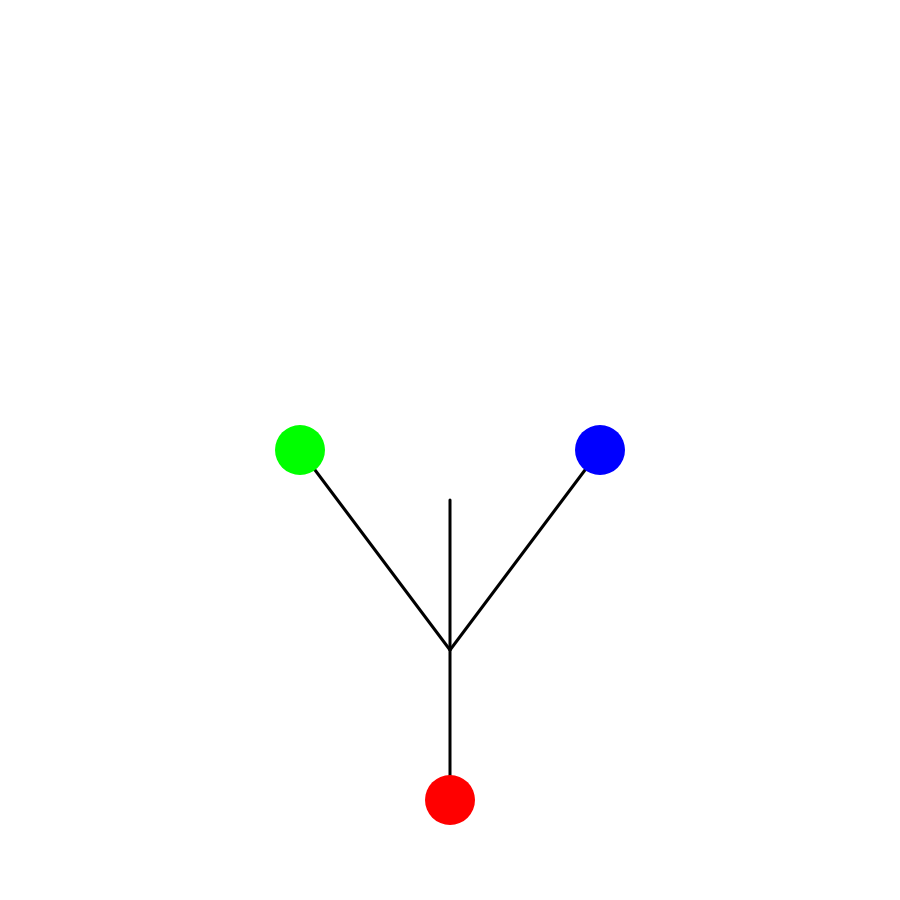
Frame 1 (no input)
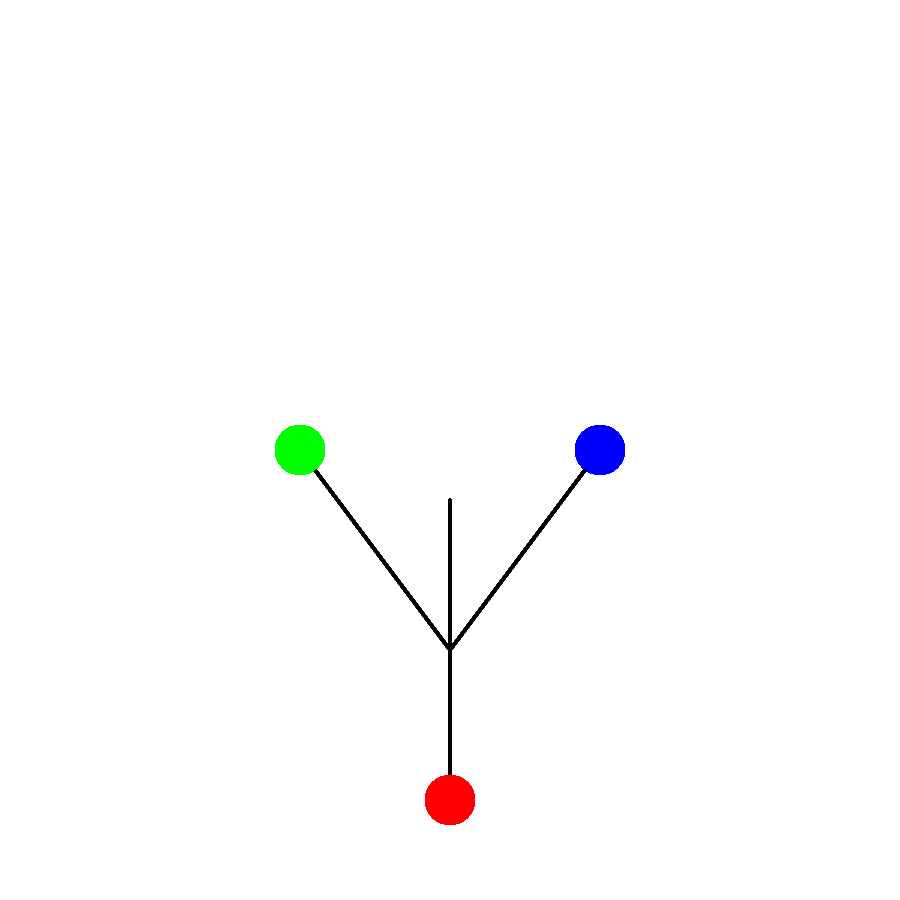
Frame 60 (no input)
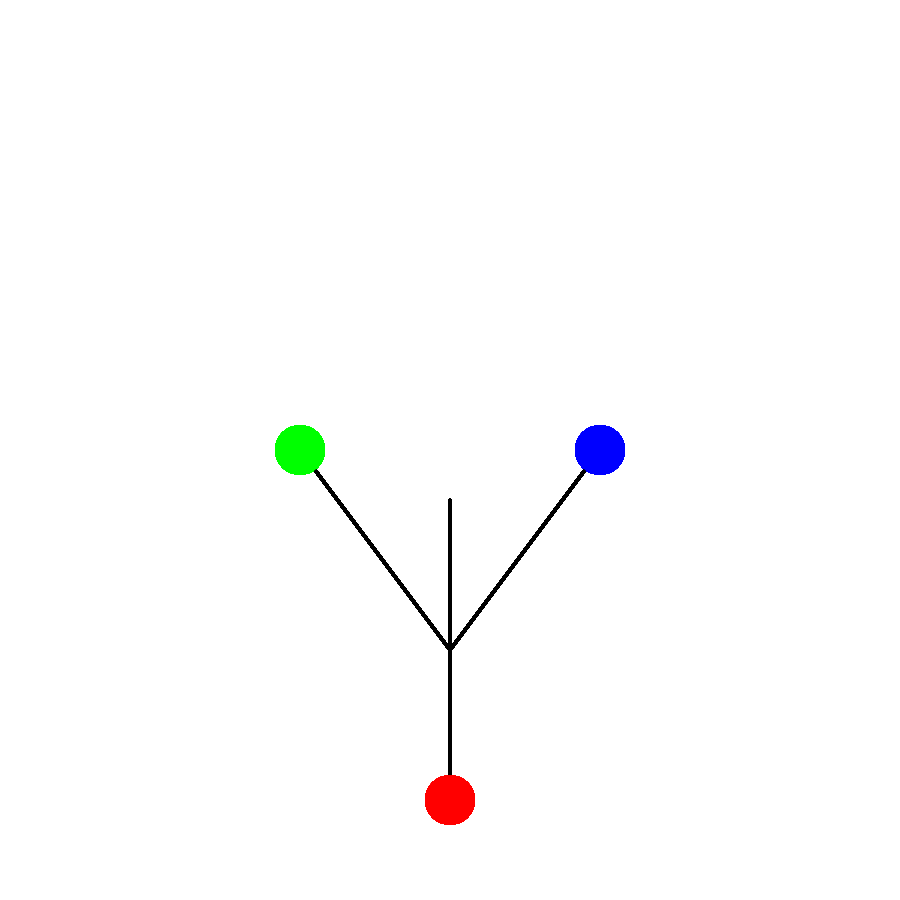
Frame 120 (the mouse pressed at the canvas centre since frame 60)

The p5.js sketch that drew these frames (run headless with seeded random() and noise() and a simulated clock; from frame 60 on, the mouse is pressed at the canvas centre):

// p5.js sketch
// ── sketch.js
let canvasWidth = 900;
let canvasHeight = 900;

function setup() {
  createCanvas(canvasWidth, canvasHeight);
  background(255);
}

function draw() {
  translate(width/2, height/2);
  strokeWeight(3);
  stroke(0);
  

  line(0, 350, 0, 50); 
  line(0, 200, -150, 0); 
  line(0, 200, 150, 0); 


  noStroke();
  fill(255, 0, 0);
  circle(0, 350, 50);
  fill(0, 255, 0);
  circle(-150, 0, 50);
  fill(0, 0, 255);
  circle(150, 0, 50); 

  rotate(frameCount / 100.0);
}
